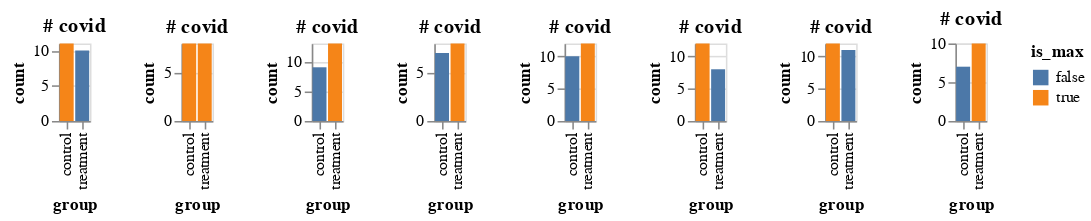

Notebook code cell kept with this figure:
### Code cell
all_ = []

for j in range(8):
    df1 = make_data_frame(p_covid_treat=.1, p_covid_control=.11, totalN=200)
    plot1 = make_plot_2(df1)
    all_.append(plot1)

alt.hconcat(*all_)

### Figure 1 — Vega-Lite specification as saved in the notebook (floating-point values rounded to 4 significant figures)
{"config": {"view": {"continuousWidth": 400, "continuousHeight": 300}}, "hconcat": [{"data": {"name": "data-352f87110b963951480b91ff97a221b5"}, "mark": "bar", "encoding": {"color": {"field": "is_max", "type": "nominal"}, "tooltip": {"field": "count", "type": "quantitative"}, "x": {"field": "group", "type": "nominal"}, "y": {"field": "count", "type": "quantitative"}}, "height": 50, "title": "# covid", "width": 20}, {"data": {"name": "data-56e91be0b251458456949df10d818160"}, "mark": "bar", "encoding": {"color": {"field": "is_max", "type": "nominal"}, "tooltip": {"field": "count", "type": "quantitative"}, "x": {"field": "group", "type": "nominal"}, "y": {"field": "count", "type": "quantitative"}}, "height": 50, "title": "# covid", "width": 20}, {"data": {"name": "data-4e2da4b02fd25b95e21c9b878f94aea1"}, "mark": "bar", "encoding": {"color": {"field": "is_max", "type": "nominal"}, "tooltip": {"field": "count", "type": "quantitative"}, "x": {"field": "group", "type": "nominal"}, "y": {"field": "count", "type": "quantitative"}}, "height": 50, "title": "# covid", "width": 20}, {"data": {"name": "data-1c4477f82a4acb3f9ee38223fdf52112"}, "mark": "bar", "encoding": {"color": {"field": "is_max", "type": "nominal"}, "tooltip": {"field": "count", "type": "quantitative"}, "x": {"field": "group", "type": "nominal"}, "y": {"field": "count", "type": "quantitative"}}, "height": 50, "title": "# covid", "width": 20}, {"data": {"name": "data-a0bd8b7565714ebc1455ea19240a947b"}, "mark": "bar", "encoding": {"color": {"field": "is_max", "type": "nominal"}, "tooltip": {"field": "count", "type": "quantitative"}, "x": {"field": "group", "type": "nominal"}, "y": {"field": "count", "type": "quantitative"}}, "height": 50, "title": "# covid", "width": 20}, {"data": {"name": "data-b18729878e6feb69b469c1853979c017"}, "mark": "bar", "encoding": {"color": {"field": "is_max", "type": "nominal"}, "tooltip": {"field": "count", "type": "quantitative"}, "x": {"field": "group", "type": "nominal"}, "y": {"field": "count", "type": "quantitative"}}, "height": 50, "title": "# covid", "width": 20}, {"data": {"name": "data-3211192561a3ddcd9d803a313952af46"}, "mark": "bar", "encoding": {"color": {"field": "is_max", "type": "nominal"}, "tooltip": {"field": "count", "type": "quantitative"}, "x": {"field": "group", "type": "nominal"}, "y": {"field": "count", "type": "quantitative"}}, "height": 50, "title": "# covid", "width": 20}, {"data": {"name": "data-7feebae9c25995bbbda7f74bd4a38397"}, "mark": "bar", "encoding": {"color": {"field": "is_max", "type": "nominal"}, "tooltip": {"field": "count", "type": "quantitative"}, "x": {"field": "group", "type": "nominal"}, "y": {"field": "count", "type": "quantitative"}}, "height": 50, "title": "# covid", "width": 20}], "$schema": "https://vega.github.io/schema/vega-lite/v4.17.0.json", "datasets": {"data-352f87110b963951480b91ff97a221b5": [{"group": "treatment", "count": 10, "is_max": false}, {"group": "control", "count": 11, "is_max": true}], "data-56e91be0b251458456949df10d818160": [{"group": "treatment", "count": 8, "is_max": true}, {"group": "control", "count": 8, "is_max": true}], "data-4e2da4b02fd25b95e21c9b878f94aea1": [{"group": "treatment", "count": 13, "is_max": true}, {"group": "control", "count": 9, "is_max": false}], "data-1c4477f82a4acb3f9ee38223fdf52112": [{"group": "treatment", "count": 8, "is_max": true}, {"group": "control", "count": 7, "is_max": false}], "data-a0bd8b7565714ebc1455ea19240a947b": [{"group": "treatment", "count": 12, "is_max": true}, {"group": "control", "count": 10, "is_max": false}], "data-b18729878e6feb69b469c1853979c017": [{"group": "treatment", "count": 8, "is_max": false}, {"group": "control", "count": 12, "is_max": true}], "data-3211192561a3ddcd9d803a313952af46": [{"group": "treatment", "count": 11, "is_max": false}, {"group": "control", "count": 12, "is_max": true}], "data-7feebae9c25995bbbda7f74bd4a38397": [{"group": "treatment", "count": 10, "is_max": true}, {"group": "control", "count": 7, "is_max": false}]}}
